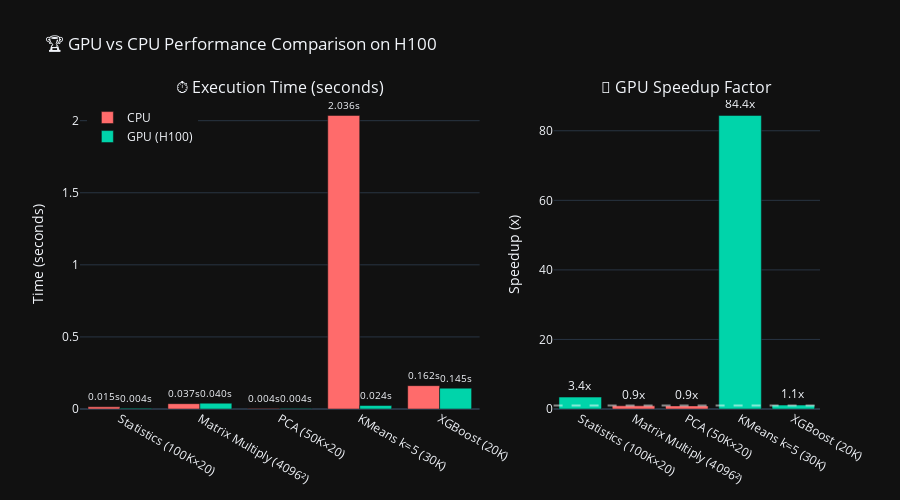

This figure's notebook cell:
### Code cell
# 📊 INTERACTIVE PERFORMANCE COMPARISON CHART

# Create subplot figure
fig = make_subplots(
    rows=1, cols=2,
    column_widths=[0.6, 0.4],
    subplot_titles=('⏱️ Execution Time (seconds)', '🚀 GPU Speedup Factor'),
    specs=[[{'type': 'bar'}, {'type': 'bar'}]]
)

names = [r['name'] for r in results]
cpu_times = [r['cpu_time'] for r in results]
gpu_times = [r['gpu_time'] for r in results]
speedups = [r['speedup'] for r in results]

# Time comparison (grouped bar)
fig.add_trace(
    go.Bar(name='CPU', x=names, y=cpu_times, marker_color=CPU_COLOR,
           text=[f'{t:.3f}s' for t in cpu_times], textposition='outside'),
    row=1, col=1
)
fig.add_trace(
    go.Bar(name='GPU (H100)', x=names, y=gpu_times, marker_color=GPU_COLOR,
           text=[f'{t:.3f}s' for t in gpu_times], textposition='outside'),
    row=1, col=1
)

# Speedup chart
colors = [GPU_COLOR if s > 1 else CPU_COLOR for s in speedups]
fig.add_trace(
    go.Bar(name='Speedup', x=names, y=speedups, marker_color=colors,
           text=[f'{s:.1f}x' for s in speedups], textposition='outside',
           showlegend=False),
    row=1, col=2
)

# Add reference line at 1x
fig.add_hline(y=1, line_dash='dash', line_color='white', opacity=0.5, row=1, col=2)

fig.update_layout(
    title='🏆 GPU vs CPU Performance Comparison on H100',
    template='plotly_dark',
    height=500,
    barmode='group',
    legend=dict(x=0.01, y=0.99),
    font=dict(size=12)
)

fig.update_yaxes(title_text='Time (seconds)', row=1, col=1)
fig.update_yaxes(title_text='Speedup (x)', row=1, col=2)

fig.show()

# Summary statistics
avg_speedup = np.mean(speedups)
max_speedup = max(speedups)
max_bench = names[speedups.index(max_speedup)]

print(f'\n📈 Summary Statistics:')
print(f'   Average Speedup: {avg_speedup:.1f}x')
print(f'   Maximum Speedup: {max_speedup:.1f}x ({max_bench})')
print(f'   Total CPU Time: {sum(cpu_times):.2f}s')
print(f'   Total GPU Time: {sum(gpu_times):.2f}s')

### Figure 1 — Plotly figure (JSON) as saved in the notebook; plotly's stock layout.template omitted (floating-point values rounded to 4 significant figures)
{"data": [{"marker": {"color": "#FF6B6B"}, "name": "CPU", "text": ["0.015s", "0.037s", "0.004s", "2.036s", "0.162s"], "textposition": "outside", "type": "bar", "x": ["Statistics (100K×20)", "Matrix Multiply (4096²)", "PCA (50K×20)", "KMeans k=5 (30K)", "XGBoost (20K)"], "xaxis": "x", "y": [0.01529, 0.03693, 0.00382, 2.036, 0.1618], "yaxis": "y"}, {"marker": {"color": "#00D4AA"}, "name": "GPU (H100)", "text": ["0.004s", "0.040s", "0.004s", "0.024s", "0.145s"], "textposition": "outside", "type": "bar", "x": ["Statistics (100K×20)", "Matrix Multiply (4096²)", "PCA (50K×20)", "KMeans k=5 (30K)", "XGBoost (20K)"], "xaxis": "x", "y": [0.004461, 0.04023, 0.004278, 0.02413, 0.1446], "yaxis": "y"}, {"marker": {"color": ["#00D4AA", "#FF6B6B", "#FF6B6B", "#00D4AA", "#00D4AA"]}, "name": "Speedup", "showlegend": false, "text": ["3.4x", "0.9x", "0.9x", "84.4x", "1.1x"], "textposition": "outside", "type": "bar", "x": ["Statistics (100K×20)", "Matrix Multiply (4096²)", "PCA (50K×20)", "KMeans k=5 (30K)", "XGBoost (20K)"], "xaxis": "x2", "y": [3.427, 0.918, 0.8931, 84.41, 1.12], "yaxis": "y2"}], "layout": {"annotations": [{"font": {"size": 16}, "showarrow": false, "text": "⏱️ Execution Time (seconds)", "x": 0.27, "xanchor": "center", "xref": "paper", "y": 1, "yanchor": "bottom", "yref": "paper"}, {"font": {"size": 16}, "showarrow": false, "text": "🚀 GPU Speedup Factor", "x": 0.82, "xanchor": "center", "xref": "paper", "y": 1, "yanchor": "bottom", "yref": "paper"}], "barmode": "group", "font": {"size": 12}, "height": 500, "legend": {"x": 0.01, "y": 0.99}, "shapes": [{"line": {"color": "white", "dash": "dash"}, "opacity": 0.5, "type": "line", "x0": 0, "x1": 1, "xref": "x2 domain", "y0": 1, "y1": 1, "yref": "y2"}], "title": {"text": "🏆 GPU vs CPU Performance Comparison on H100"}, "xaxis": {"anchor": "y", "domain": [0, 0.54]}, "xaxis2": {"anchor": "y2", "domain": [0.64, 1]}, "yaxis": {"anchor": "x", "domain": [0, 1], "title": {"text": "Time (seconds)"}}, "yaxis2": {"anchor": "x2", "domain": [0, 1], "title": {"text": "Speedup (x)"}}}}
